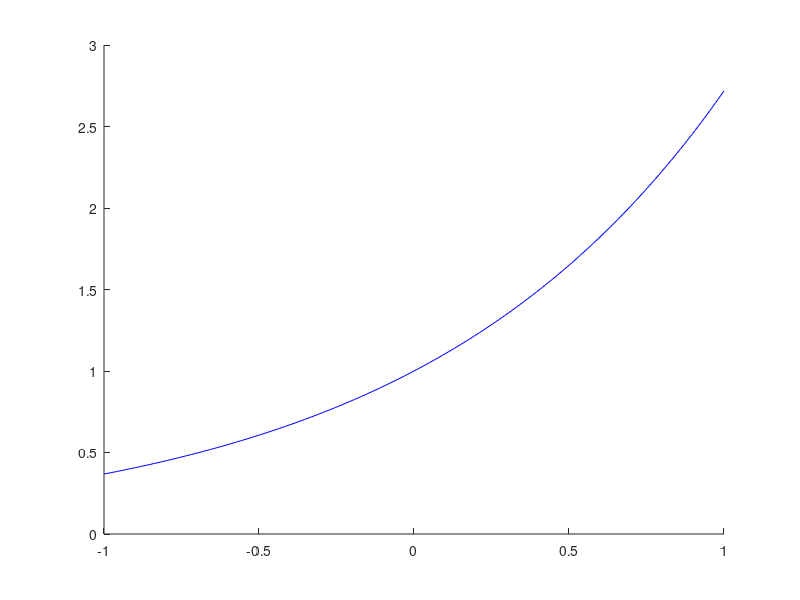

Write the MATLAB code that produced this figure. (Note: this script raises an error after producing the figure.)
clear all
close all
%c=[-2 -1 0 0]
%b=[2 6]'
%A = [[1 -1 1 0 ];
%      [1 1 0 1];
%]
%simplesimplex_succint(c,A,b,[3 4])

funct = {}


N = 100;
a = -1;
b = 1;
r = linspace(a,b,N)';
f1 = exp(r);

figure;
hold on;
plot(r,f1,'b');

% For each degree try out function %
for deg=0:5,
d = deg;

[A b c] =getChebyShev(f1,d,r);
size(A)

% A x = b
% minimize ( c . x )
%[p fval]=linprog(-b,A',c);
N=size(A,2);
[x,fval] = linprog(c,-eye(N,N),zeros(N,1),A,b);

poly = zeros(d+1,1);
polynomial_s = '0';
for j=1:d+1
  poly(j) =  x(2*j-1) - x(2*j);
  polynomial_s = [polynomial_s '+%ft^' sprintf('%d',j-1) ];
end

polynomial_s;
polynomial_s = sprintf(polynomial_s,poly)
f_sol = inline(polynomial_s)
funct{deg+1} = f_sol

v1 = f_sol(r);
plot(r,v1,'r');
end
